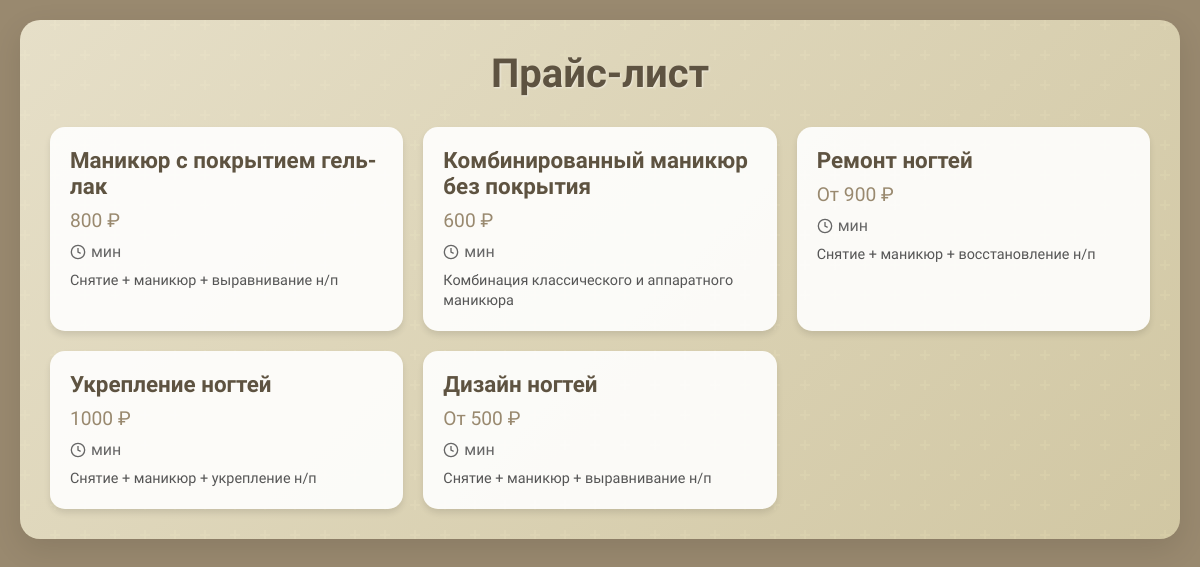
Page /services on the earlier database version.
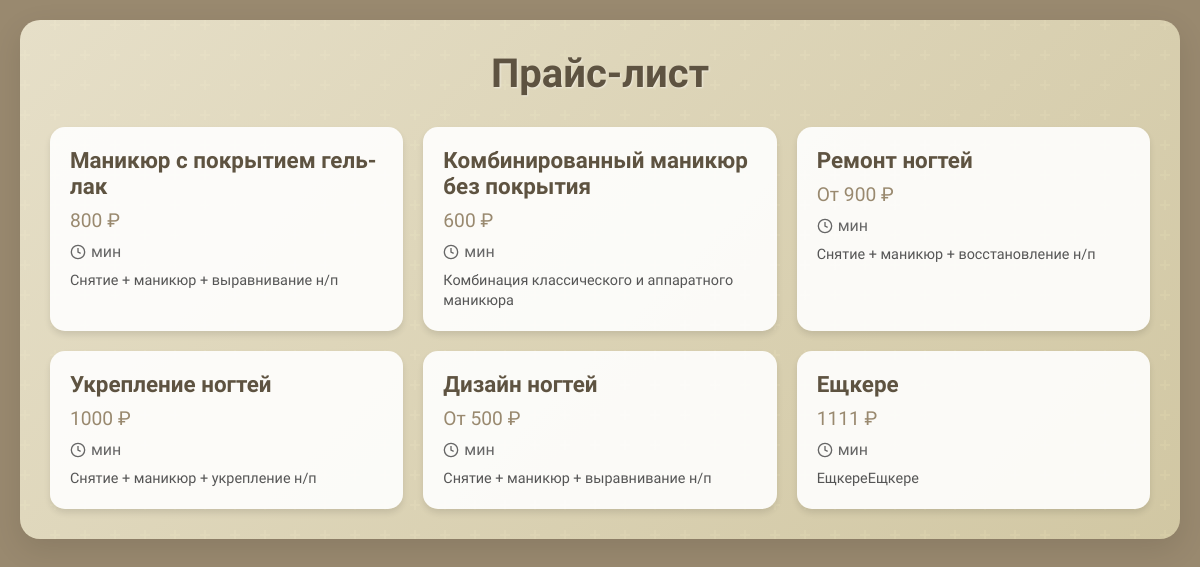
Same page on the later database version.
### src/models.py (models this page shows)
class Service(Base):
    __tablename__ = "services"
    id = Column(Integer, primary_key=True, index=True)
    name = Column(String, nullable=False)
    description = Column(String, nullable=True)
    price = Column(Integer, nullable=False)
    image_url = Column(String, nullable=True)
    is_price_from = Column(Boolean, default=False)
    appointments = relationship('Appointment', secondary='appointment_service_association', back_populates='services')

### src/pages/router.py (the view)
@router.get("/services", response_class=HTMLResponse)
async def get_services(request: Request, user_id: int = None):
    data_page = {"request": request, "access": True, "title": "Прайс-лист"}
    with get_db() as db:
        services = db.query(Service).all()
    data_page['services'] = services
    return templates.TemplateResponse("services.html", data_page)

### src/database/db.py (called while the page is built)
@contextmanager
def get_db():
    db = SessionLocal()
    try:
        yield db
    finally:
        db.close()

### src/templates/services.html (shortened to what this page needs)
{% extends "base.html" %}
{% block styles %}
<link rel="stylesheet" href="/static/css/services.css">
{% endblock %}
{% block content %}
<div class="container">
    <h1>{{ title }}</h1>
    {% if access %}
    <div class="services-grid">
      {% for service in services %}
      <div class="service-card" data-id="{{ service.id }}">
        <div class="service-name">{{ service.name }}</div>
        <div class="service-price">
          {% if service.is_price_from %}
          От {{ service.price }} ₽
          {% else %}
          {{ service.price }} ₽
          {% endif %}
        </div>
        <div class="service-duration">
          <svg viewBox="0 0 24 24" fill="none" stroke="currentColor" stroke-width="2">
            <circle cx="12" cy="12" r="10"/>
            <path d="M12 6v6l4 2"/>
          </svg>
          {{ service.duration }} мин
        </div>
        <div class="service-description">{{ service.description }}</div>
      </div>
      {% endfor %}
    </div>
</div>
{% else %}
<p>{{ message }}</p>
{% endif %}
{% endblock %}

### src/templates/base.html (shortened to what this page needs)
<!DOCTYPE html>
<html lang="ru">
<head>
    {% block styles %}{% endblock %}
</head>
<body>
{% block content %} {% endblock %}
</body>
</html>

### src/static/css/services.css (style rules this page uses)
:root { --primary-color: #99896f; --secondary-color: #b3a88f; --background-color: #99896f; --text-color: #333333; --title-color: #5e5341; --form-background: linear-gradient(135deg, #e6dfc8 0%, #d1c7a3 100%); --card-background: rgba(255, 255, 255, 0.9); }
* { box-sizing: border-box; margin: 0; padding: 0; }
html, body { height: 100%; }
body { font-family: 'El Messiri', sans-serif; color: var(--text-color); background: var(--background-color); padding: 20px; }
.container { max-width: 1200px; margin: 0 auto; background: var(--form-background); padding: 30px; border-radius: 20px; box-shadow: 0 10px 30px rgba(0,0,0,0.1); background-blend-mode: overlay; animation: fadeIn 0.8s ease-out; }
h1 { color: var(--title-color); text-align: center; margin-bottom: 30px; font-weight: 700; font-size: 2.5rem; text-shadow: 1px 1px 2px rgba(255,255,255,0.5); }
.services-grid { display: grid; grid-template-columns: repeat(auto-fit, minmax(280px, 1fr)); gap: 20px; }
.service-card { background-color: var(--card-background); border-radius: 15px; padding: 20px; box-shadow: 0 4px 6px rgba(0,0,0,0.1); transition: transform 0.3s ease, box-shadow 0.3s ease; }
.service-name { color: var(--title-color); font-size: 1.4rem; font-weight: 600; margin-bottom: 10px; }
.service-price { font-size: 1.2rem; color: var(--primary-color); font-weight: 500; margin-bottom: 10px; }
.service-duration { font-size: 1rem; color: #666; display: flex; align-items: center; gap: 5px; }
.service-duration svg { width: 16px; height: 16px; }
.service-description { margin-top: 10px; font-size: 0.9rem; line-height: 1.4; color: #555; }

Differences in the rows shown:
added Service: name "Ещкере", price "1111", description "ЕщкереЕщкере"
